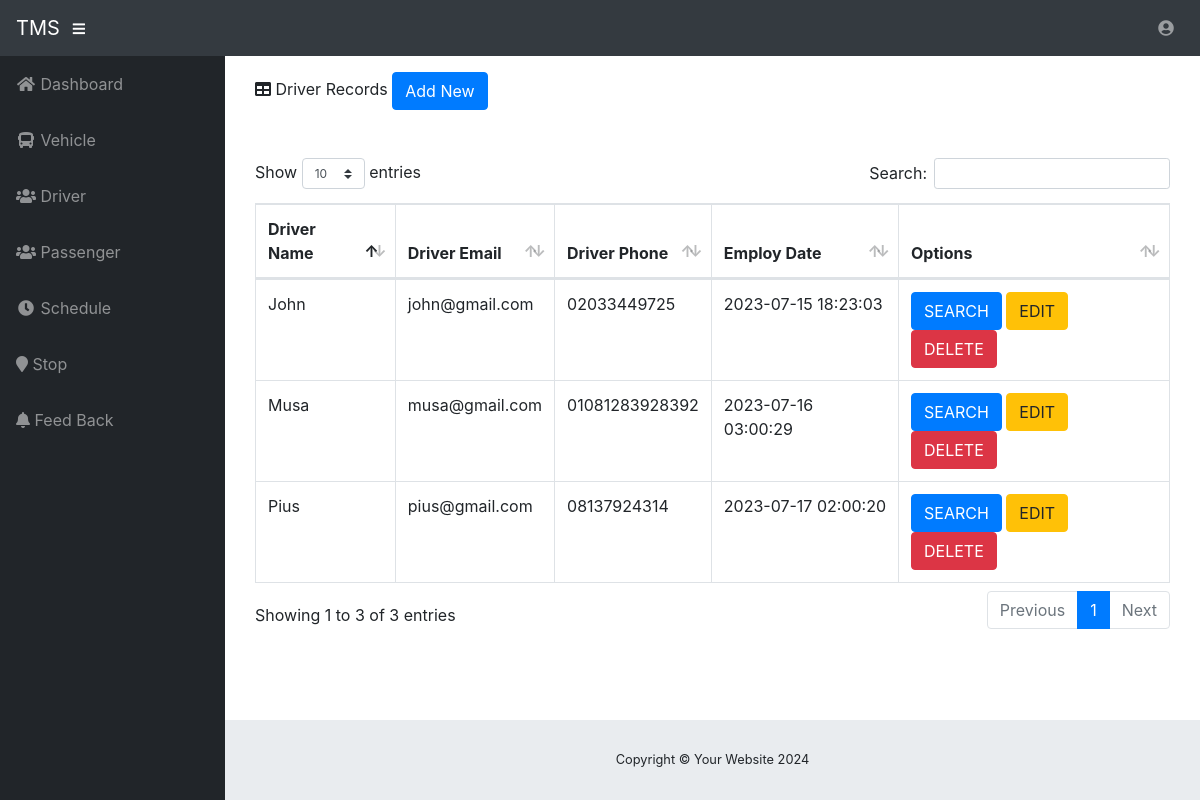
The page /admin/driver.php (signed in) on the database its author committed.
### tables this page shows
CREATE TABLE `driver` (
  `DRIVER_ID` int(11) NOT NULL,
  `DRIVER_NAME` varchar(50) NOT NULL,
  `DRIVER_EMAIL` varchar(50) NOT NULL,
  `DRIVER_PHONE` varchar(50) NOT NULL,
  `EMPLOY_DATE` datetime NOT NULL
);

### admin/driver.php (the view)
<?php
include 'connection.php';
include 'topnav.php';
?>
<div class="col-lg-12">
    <div>
        <i class="fas fa-table"></i>
        Driver Records  <a href="driveradd.php?action=add" type="button" class="btn btn-xs btn-primary">Add New</a>
    </div>
    <br> </br>
    <div class="table-responsive">
        <table class="table table-bordered" id="dataTable" width="100%" cellspacing="0">
            <thead>
                <tr>
                    <th>Driver Name</th>
                    <th>Driver Email</th>
                    <th>Driver Phone</th>
                    <th>Employ Date</th>
                    <th>Options</th>
                </tr>
            </thead>
            <tbody>
                <?php
                $query = 'SELECT * FROM driver';
                $result = mysqli_query($db, $query) or die (mysqli_error($db));
                while ($row = mysqli_fetch_assoc($result)) {
                    echo '<tr>';
                    echo '<td>'. $row['DRIVER_NAME'].'</td>';
                    echo '<td>'. $row['DRIVER_EMAIL'].'</td>';
                    echo '<td>'. $row['DRIVER_PHONE'].'</td>';
                    echo '<td>'. $row['EMPLOY_DATE'].'</td>';
                    echo '<td> <a type="button" class="btn btn-xs btn-primary" href="driversearch.php?action=edit & id='.$row['DRIVER_ID'] . '" > SEARCH </a> ';
                    echo ' <a  type="button" class="btn btn-xs btn-warning" href="driveredit.php?action=edit & id='.$row['DRIVER_ID'] . '"> EDIT </a> ';
                    echo ' <a  type="button" class="btn btn-xs btn-danger" href="driverdel.php?type=driver&delete & id='.$row['DRIVER_ID'] . '" onclick="return confirm(\'Are you sure, you want to Delete a Driver\');">DELETE </a> </td>';
                    echo '</tr> ';
                }
                ?>
            </tbody>
        </table>
    </div>
<?php include 'footer.php'; ?>

### admin/css/sb-admin.css (style rules this page uses)
html { position: relative; min-height: 100%; }
body { height: 100%; }
:root { --input-padding-x: 0.75rem; --input-padding-y: 0.75rem; }

### rows shown on the page
driver: DRIVER_NAME "John", DRIVER_EMAIL "john@gmail.com", DRIVER_PHONE "02033449725", EMPLOY_DATE "2023-07-15 18:23:03"
driver: DRIVER_NAME "Musa", DRIVER_EMAIL "musa@gmail.com", DRIVER_PHONE "01081283928392", EMPLOY_DATE "2023-07-16 03:00:29"
driver: DRIVER_NAME "Pius", DRIVER_EMAIL "pius@gmail.com", DRIVER_PHONE "08137924314", EMPLOY_DATE "2023-07-17 02:00:20"
